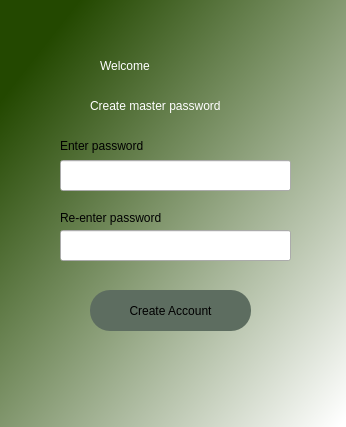
<?xml version="1.0" encoding="UTF-8"?>
<ui version="4.0">
 <class>Dialog</class>
 <widget class="QDialog" name="Dialog">
  <property name="geometry">
   <rect>
    <x>0</x>
    <y>0</y>
    <width>346</width>
    <height>427</height>
   </rect>
  </property>
  <property name="windowTitle">
   <string>Dialog</string>
  </property>
  <property name="styleSheet">
   <string notr="true">QDialog#Dialog{
background-color:qlineargradient(spread:pad, x1:0.103448, y1:0.130682, x2:0.990148, y2:0.988636, stop:0 rgba(35, 72, 0, 255), stop:1 rgba(255, 255, 255, 255));}</string>
  </property>
  <widget class="QLabel" name="label">
   <property name="geometry">
    <rect>
     <x>100</x>
     <y>40</y>
     <width>161</width>
     <height>51</height>
    </rect>
   </property>
   <property name="styleSheet">
    <string notr="true">font: 75 36pt &quot;Arial&quot;; color: rgb(255, 255, 255)</string>
   </property>
   <property name="text">
    <string>Welcome</string>
   </property>
  </widget>
  <widget class="QLabel" name="label_2">
   <property name="geometry">
    <rect>
     <x>90</x>
     <y>90</y>
     <width>181</width>
     <height>31</height>
    </rect>
   </property>
   <property name="styleSheet">
    <string notr="true">font: 16pt &quot;Arial&quot;; color: rgb(255, 255, 255)</string>
   </property>
   <property name="text">
    <string>Create master password</string>
   </property>
  </widget>
  <widget class="QPushButton" name="createAccountBtn">
   <property name="geometry">
    <rect>
     <x>90</x>
     <y>290</y>
     <width>161</width>
     <height>41</height>
    </rect>
   </property>
   <property name="styleSheet">
    <string notr="true">background-color: rgb(93, 109, 96);
font: 18pt &quot;Arial&quot;;
border-radius: 20%;</string>
   </property>
   <property name="text">
    <string>Create Account</string>
   </property>
  </widget>
  <widget class="QLineEdit" name="masterPass">
   <property name="geometry">
    <rect>
     <x>60</x>
     <y>160</y>
     <width>231</width>
     <height>31</height>
    </rect>
   </property>
   <property name="styleSheet">
    <string notr="true">font: 14pt &quot;Arial&quot;;</string>
   </property>
  </widget>
  <widget class="QLabel" name="errmsg">
   <property name="geometry">
    <rect>
     <x>70</x>
     <y>180</y>
     <width>211</width>
     <height>20</height>
    </rect>
   </property>
   <property name="styleSheet">
    <string notr="true">color: rgb(255, 27, 24);
font: 14pt &quot;.AppleSystemUIFont&quot;;</string>
   </property>
   <property name="text">
    <string/>
   </property>
  </widget>
  <widget class="QLineEdit" name="masterPassConfirm">
   <property name="geometry">
    <rect>
     <x>60</x>
     <y>230</y>
     <width>231</width>
     <height>31</height>
    </rect>
   </property>
   <property name="styleSheet">
    <string notr="true">font: 14pt &quot;Arial&quot;;</string>
   </property>
  </widget>
  <widget class="QLabel" name="label_3">
   <property name="geometry">
    <rect>
     <x>60</x>
     <y>135</y>
     <width>101</width>
     <height>21</height>
    </rect>
   </property>
   <property name="text">
    <string>Enter password</string>
   </property>
  </widget>
  <widget class="QLabel" name="label_4">
   <property name="geometry">
    <rect>
     <x>60</x>
     <y>210</y>
     <width>121</width>
     <height>16</height>
    </rect>
   </property>
   <property name="text">
    <string>Re-enter password</string>
   </property>
  </widget>
 </widget>
 <resources/>
 <connections/>
</ui>
